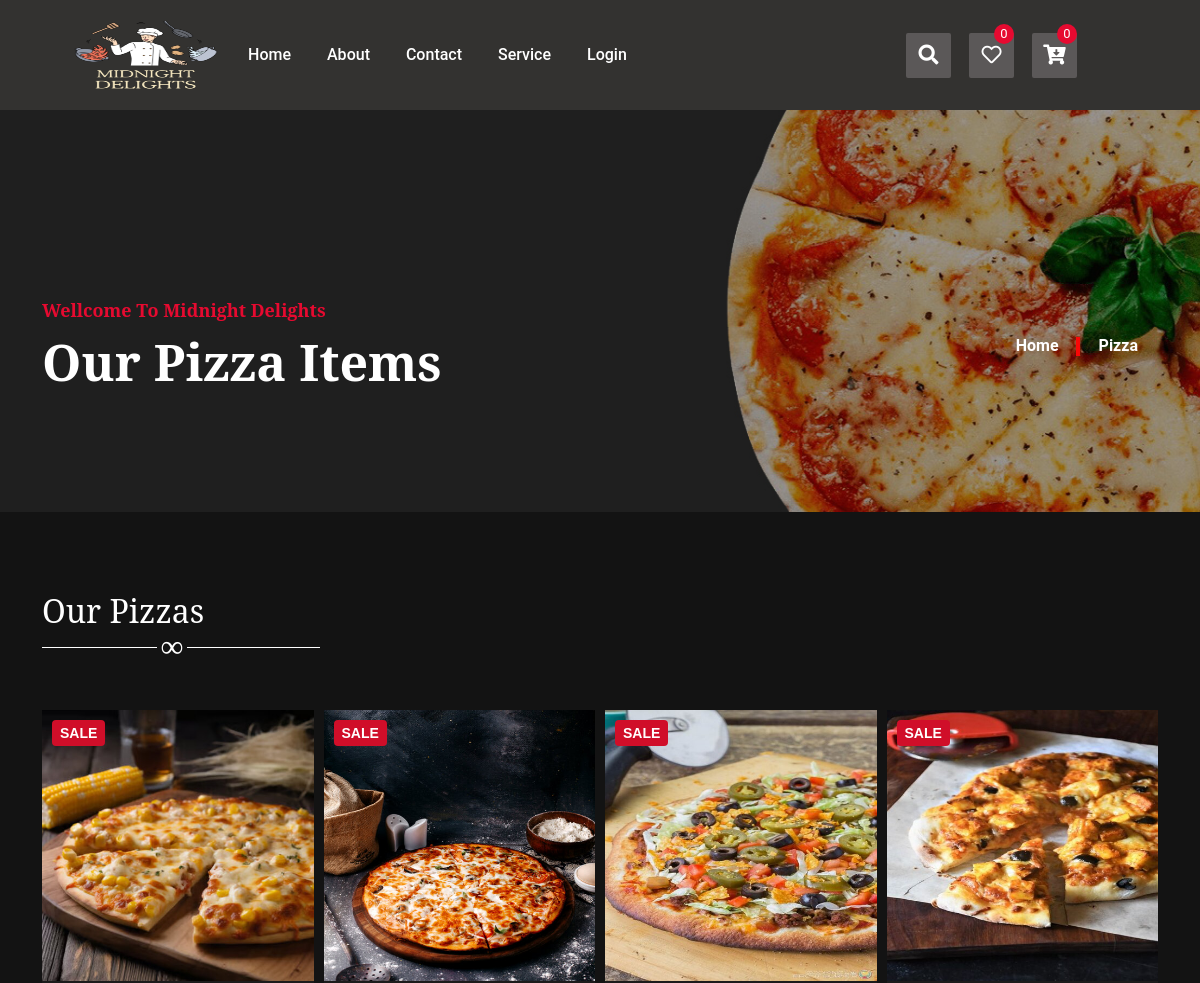
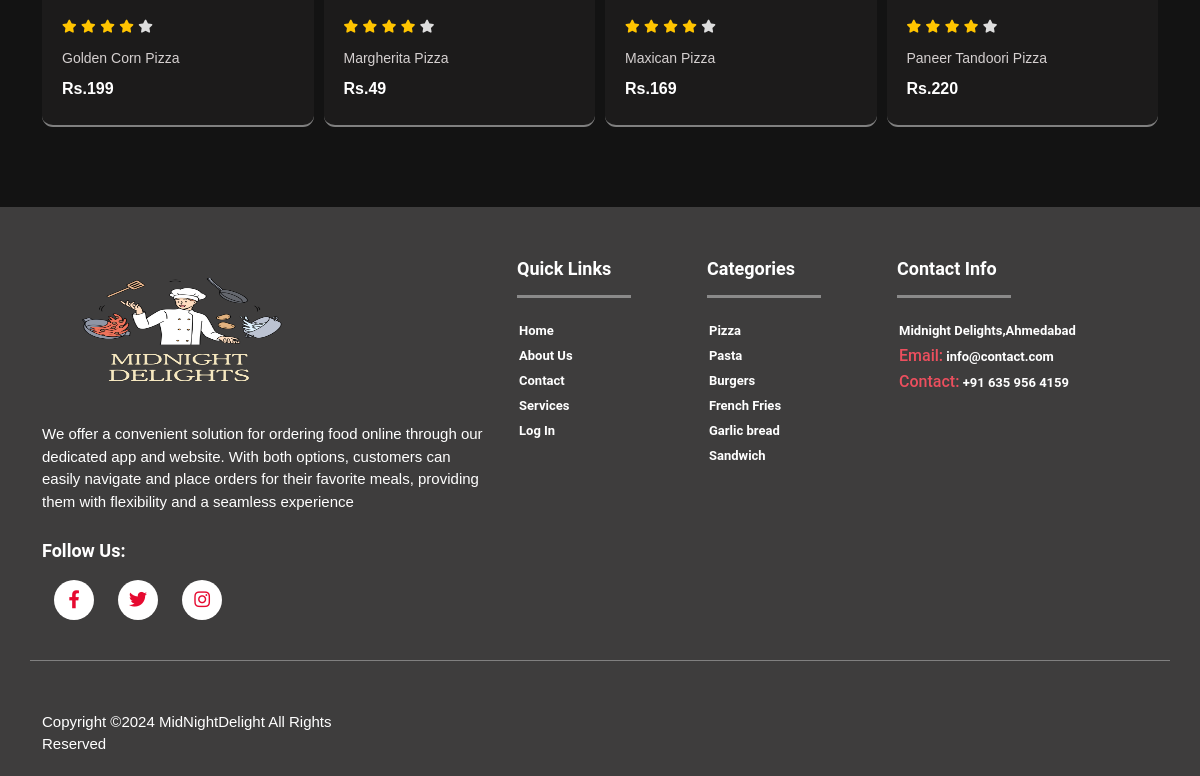
Screenshot of /category=Pizza with the database file from the repository (2 pictures, top to bottom).
### home/models.py (models this page shows, shortened)
class Food_Category(models.Model):
    Name = models.CharField(max_length=25, unique=True, null=True)
    Image = models.ImageField(upload_to='photos', validators=[validate_image_extension])
    Subcategory = models.ForeignKey('self', on_delete=models.SET_NULL, to_field='id', null=True, blank=True)
    def __str__(self):
        return self.Name
    def category_img(self):
        return mark_safe('<img src="{}" width="50%">'.format(self.Image.url))
    category_img.allow_tags = True

class Food_Item(models.Model):
    Name = models.CharField(max_length=40, unique=True)
    Description = models.TextField(null=False)
    Price = models.IntegerField(null=False)
    Food_Image = models.ImageField(upload_to='photos', null=False,validators=[validate_image_extension])
    Jain_Food = models.BooleanField(default=False)
    Category = models.ForeignKey('Food_Category', on_delete=models.SET_NULL, to_field='id', null=True)
    Offer_Name = models.ForeignKey('Offers', on_delete=models.SET_NULL, null=True, to_field='id')
    def Food_img(self):
        return mark_safe('<img src="{}" width="50%">'.format(self.Food_Image.url))
    Food_img.allow_tags = True

### home/views.py (the view)
# urls.py: path('category=<str:name>',views.subcategory,name="subcategory"),
def subcategory(request, name):
    name_list = re.split('(?<=.)(?=[A-Z])', name)
    print(name_list)
    cat_name = name_list[0]
    if len(name_list) > 1:
        for name in name_list[1:]:
            cat_name = cat_name + " " + name
    category = Food_Category.objects.get(Name=cat_name)
    subcategory_data = Food_Category.objects.filter(Subcategory=category.id).exclude(id=category.id)
    category = Food_Category.objects.get(id=category.id)
    cart_count = cart.objects.count()
    if (subcategory_data):
        context = {
            "subcategories": subcategory_data,
            "category": category,
            "cart_count": cart_count
        }
        return render(request, 'subcategory.html', context=context)
    else:
        food_data = Food_Item.objects.filter(Category=category.id)
        cart_count = cart.objects.count()
        context = {
            "category": category,
            "food_items": food_data,
            "cart_count": cart_count
        }
        return render(request, 'foodItems.html', context=context)
    return HttpResponse("Something Went Wrong!!")

### home/templates/foodItems.html (shortened to what this page needs)
<!DOCTYPE html>
{%load static%}
<html class="no-js" lang="en">
<head>
	<link rel="stylesheet" href=" {% static 'assets/css/bootstrap.min.css' %} ">
	<link rel="stylesheet" href=" {% static 'assets/css/fontawesome.all.min.css' %} ">
	<link rel="stylesheet" href=" {% static 'assets/css/owl.carousel.min.css' %} ">
	<link rel="stylesheet" href=" {% static 'assets/css/owl.theme.default.min.css' %} ">
	<link rel="stylesheet" href=" {% static 'assets/css/slick.css' %} ">
	<link rel="stylesheet" href=" {% static 'assets/css/slick-theme.css' %} ">
	<link rel="stylesheet" href=" {% static 'assets/css/animate.css' %} ">
	<link rel="stylesheet" href=" {% static 'assets/css/normalize.css' %} ">
	<link rel="stylesheet" href=" {% static 'assets/css/mega-menu.css' %} ">
	<link rel="stylesheet" href=" {% static 'assets/css/jquery-ui.min.css' %} ">
	<link rel="stylesheet" href=" {% static 'assets/css/magnific-popup.css' %} ">
	<link rel="stylesheet" href=" {% static 'assets/css/defult.css' %} ">
	<link rel="stylesheet" href=" {% static 'assets/css/style.css' %} ">
	<link rel="stylesheet" href=" {% static 'assets/css/responsive.css' %} ">
</head>
<body>
	<header class="header">
		<div class="header-top">
			<div class="container">
				<div class="row">
					<div class="col-xl-2 col-lg-2 align-self-center">
						<div class="logo logo-d-none">
							<a href="{% url 'index' %}"><img src=" {% static 'assets/img/logo-navbar.png' %} " height="100" width="200" alt="logo"></a>
						</div>
					</div>
					<div class="col-xl-7 col-lg-7 col-md-8 col-sm-6 col-2 align-self-center">
						<div class="d-none d-lg-block">
							<div class="header-menu">
								<div class="header-horizontal-menu">
									<ul class="menu-content">
										<li><a href="/">Home</a>
										</li>
										<li><a href="about">About</a></li>
										<li><a href="contact">Contact</a></li>
										<li><a href="service">Service</a></li>
										{% if request.session.username %}
										<li><a href="logout">Logout</a></li>
										{% else %}
										<li><a href="login">Login</a></li>
										{% endif %}
									</ul>
								</div>
							</div>
						</div>
					</div>
					<div class="col-xl-3 col-lg-3 col-md-4 col-sm-6 col-10  align-self-center">
						<div class="list-area-cart-user">
							<ul>
								<li><a href="javascript:void(0)" id="search-btn"><i class="fas fa-search"></i></a></li>
								<li><a href=" wishlist "><i class="far fa-heart"></i>
									{% if request.session.username %}
										<span>5</span></a>
									{% else %}
										<span>0</span></a>
									{% endif %}
								</li>
								<li><a href="javascript:void(0)" id="cart-btn"><i class="fas fa-cart-arrow-down"></i>
									{% if request.session.username %}
									<span>{{ cart_count }}</span></a>
									{% else %}
									<span>0</span></a>
									{% endif %}
								</li>
							</ul>
						</div>
					</div>
				</div>
			</div>
		</div>
	</header>
	<section class="home-page home-img" style="background: url(' {% static 'assets/img/banner/page.jpg' %} ');">
		<div class="container">
			<div class="row">
				<div class="col-lg-12">
					<div class="page-content">
						<div class="page-text">
							<h4>Wellcome to Midnight Delights</h4>
							<h2>Our {{ category }} Items</h2>
						</div>
						<div class="page-add">
							<ul>
								<li><a class="page-active" href="/">Home</a></li>
								<li><a href="#">{{ category }}</a></li>
							</ul>
						</div>
					</div>
				</div>
			</div>
		</div>
	</section>
	<section class="product-area section-padding">
		<div class="container">
			<div class="row">
				<div class="col-lg-12">
					<div class="section-heading">
						<h2>Our {{ category }}s</h2>
					</div>
				</div>
			</div>
			<div class="row pt-40">
                <div class="product-slider owl-carousel owl-theme">
                    {% if food_items %}
				{% for food_item in food_items %}
				<div class="product-grid">
                    <div class="product-image">
                        <a href="/category={{ food_item.Category }}/product={{ food_item.Name | cut:" " }}" class="image">
                            <img class="pic-1" src="/media/{{ food_item.Food_Image }}" alt="product">
                        </a>
                        <span class="product-discount-label">sale</span>
                    </div>
                    <div class="product-content">
                        <ul class="rating">
                            <li class="fas fa-star"></li>
                            <li class="fas fa-star"></li>
                            <li class="fas fa-star"></li>
                            <li class="fas fa-star"></li>
                            <li class="fas fa-star disable"></li>
                        </ul>
                        <h3 class="title"><a href="/category={{ food_item.Category }}/product={{ food_item.Name | cut:" " }}">{{ food_item.Name }}</a></h3>
                        <div class="price">Rs.{{ food_item.Price }}</div>
                    </div>
                </div>
				{% endfor %}
                {% endif %}
            </div>
        </div>
    </div>
</section>
	<footer id="footer" class="footer-area">
		<div class="container">
			<div class="row pt-20">
				<div class="col-lg-5 col-md-6 col-sm-6">
					<div class="footer-single">
						<div class="ft-head">
							<div class="logo">
								<a href="/"><img src=" {% static 'assets/img/logo-footer.png' %} " height="150" width="280" alt="logo"></a>
							</div>
						</div>
						<div class="ft-description">
							<p>We offer a convenient solution for ordering food online through our dedicated app and
								website. With both options, customers can easily navigate and place orders for their
								favorite meals, providing them with flexibility and a seamless experience</p>
						</div>
						<div class="scoial-area">
							<h4>Follow Us:</h4>
							<ul>
								<li><a href="#"><i class="fab fa-facebook-f "></i></a></li>
								<li><a href="#"><i class="fab fa-twitter"></i></a></li>
								<li><a href="#"><i class="fab fa-instagram"></i></a></li>
							</ul>
						</div>
					</div>
				</div>
				<div class="col-lg-2 col-md-6 col-sm-6">
					<div class="problem ">
						<div class="ft-head">
							<h3>Quick Links</h3>
						</div>
						<div class="footer-iteam">
							<ul>
								<li><a href="/">Home</a></li>
								<li><a href="about">About Us</a></li>
								<li><a href="contact">Contact</a></li>
								<li><a href="service">Services</a></li>
								<li><a href="login">Log In</a></li>
							</ul>
						</div>
					</div>
				</div>
				<div class=" col-lg-2 col-md-6 col-sm-6">
					<div class="problem ">
						<div class="ft-head">
							<h3>Categories</h3>
						</div>
						<div class="footer-iteam">
							<ul>
								<li><a href="#">Pizza</a></li>
								<li><a href="#">Pasta</a></li>
								<li><a href="#">Burgers</a></li>
								<li><a href="#">French Fries</a></li>
								<li><a href="#">Garlic bread</a></li>
								<li><a href="#">Sandwich</a></li>
							</ul>
						</div>
					</div>
				</div>
				<div class="col-lg-3 col-md-4 col-sm-6">
					<div class="ft-head">
						<h3>Contact Info</h3>
					</div>
					<div class="footer-iteam">
						<ul>
							<li><a href="#">Midnight Delights,Ahmedabad</a></li>
							<li><a href="mailto:nisargt1782@gmail.com"><span>Email:</span> info@contact.com</a></li>
							<li><a href="tel:+916359564159"><span>Contact:</span> +91 635 956 4159</a></li>
						</ul>
					</div>
				</div>
			</div>
			<div class="row row2">
				<div class="col-xl-4 col-lg-4 col-md-6 col-sm-12">
					<div class="ft-bottom-left">
						<p>Copyright &copy;2024 MidNightDelight All Rights Reserved</p>
					</div>
				</div>
			</div>
		</div>
	</footer>
</body>
</html>

### home/static/assets/css/defult.css (style rules this page uses)
.pt-20 { padding-top:20px; }
.pt-40 { padding-top:40px; }

### rows the page displays
Food_Category: Name "Pizza"
Food_Item: Food_Image (picture), Name "Golden Corn Pizza", Price "199"
Food_Item: Food_Image (picture), Name "Margherita Pizza"
Food_Item: Food_Image (picture), Name "Maxican Pizza", Price "169"
Food_Item: Food_Image (picture), Name "Paneer Tandoori Pizza", Price "220"
